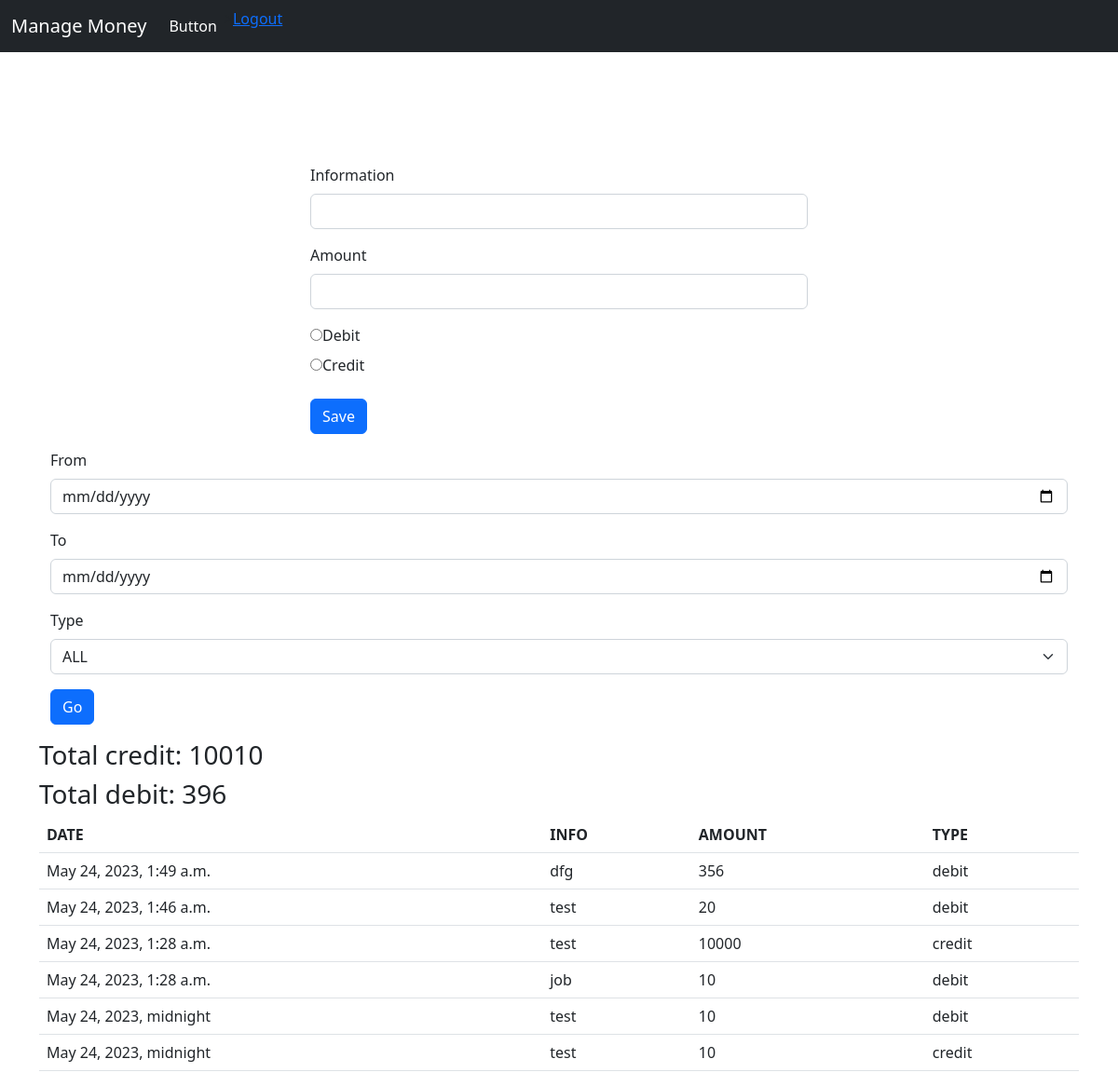
The app's page / (signed in) with its own data.
### cash_app/models.py (models this page shows)
class Data(models.Model):
    user = models.ForeignKey(User , on_delete = models.CASCADE)
    date_time = models.DateTimeField('Date')
    amount =  models.IntegerField('Amount')
    info = models.CharField('Info', max_length=100)
    type = models.CharField('Type', max_length=10)

### cash_app/views.py (the view, shortened to what this page needs)
# urls.py: 2. Add a URL to urlpatterns:  path('', views.home, name='home')
def home(request):
    user_id = request.user.id
    if request.user.is_authenticated:
        from_date = request.POST.get("from")
        to_date = request.POST.get("to")
        t_type = request.POST.get("t_type")
        if (from_date == None) and (to_date == None):
            from_date = datetime.now() - timedelta(days=30)
            to_date = datetime.now()
        print(from_date,to_date)
        total = None
        debit = None
        credit = None
        if t_type == "debit" or t_type == "credit" :
            data = Data.objects.filter(user=request.user , date_time__gte=from_date , date_time__lte=to_date , type=t_type)
            total = data.aggregate(total_amount=Sum('amount'))['total_amount']
        else:
            data = Data.objects.filter(user=request.user , date_time__gte=from_date , date_time__lte=to_date )
            debit = Data.objects.filter(user=request.user , date_time__gte=from_date , date_time__lte=to_date , type="debit").aggregate(total_amount=Sum('amount'))['total_amount']
            credit = Data.objects.filter(user=request.user , date_time__gte=from_date , date_time__lte=to_date , type = "credit").aggregate(total_amount=Sum('amount'))['total_amount']
        data = data.order_by('-date_time')[:15]
        context={
            "data" : data,
            "total_credit" : credit,
            "total_debit" : debit,
            "total" : total,
            }
        return render(request, 'index.html' , context=context)
    context={
        }
    return render(request, 'index.html' , context=context)

### cash_app/templates/index.html (shortened to what this page needs)
<body>
    {% extends "base.html" %}
    {% block start %}
    {% if user.is_authenticated %}
    <div class="container mt-5 pt-5 col-6">
        <form method="POST">
            <div class="mb-3">
                <label for="information" class="form-label">Information</label>
                <input type="text" name="information" required class="form-control" id="information">
            </div>
            <div class="mb-3">
                <label for="amount" class="form-label">Amount</label>
                <input type="number" name="amount" class="form-control" id="amount" required>
            </div>
            <div class="mb-3">
                <input type="radio" name="type" class="" value="debit" id="debit" required><label for="debit"
                    class="form-label">Debit</label><br>
                <input type="radio" name="type" class="" value="credit" id="credit" required><label for="credit"
                    class="form-label">Credit</label>
            </div>
            <button type="submit" class="btn btn-primary">Save</button>
        </form>
    </div>
    <div class="container">
        <form method="POST">
            <div class="mb-3">
                <label for="from" class="form-label">From</label>
                <input type="date" name="from" required class="form-control" id="from">
            </div>
            <div class="mb-3">
                <label for="to" class="form-label">To</label>
                <input type="date" name="to" required class="form-control" id="to">
            </div>
            <div class="mb-3">
                <label for="t_type" class="form-label">Type</label>
                <select name="t_type" id="t_type" class="form-select">
                    <option value="all">ALL</option>
                </select>
            </div>
            <button type="submit" class="btn btn-primary">Go</button>
        </form>
    </div>
    {% if data %}
    {% if total %}
    <h3>Total: {{total}}</h3>
    {% else %}
    <h3>Total credit: {{total_credit}}</h3>
    <h3>Total debit: {{total_debit}}</h3>
    {% endif %}
    <table class="table">
        <thead>
            <tr>
                <th>DATE</th>
                <th>INFO</th>
                <th>AMOUNT</th>
                <th>TYPE</th>
            </tr>
        </thead>
        <tbody>
            {% for row in data %}
            <tr>
                <td>{{row.date_time}}</td>
                <td>{{row.info}}</td>
                <td>{{row.amount}}</td>
                <td>{{row.type}}</td>
            </tr>
            {% endfor %}
        </tbody>
    </table>
    {% else %}
    NO DATA
    {% endif %}
    {% else %}
    <div class="d-flex justify-content-center my-5">
        <a class="btn btn-primary mx-1" href="/login">Login</a>
        <a class="btn btn-primary mx-1" href="/register">Sign Up</a>
    </div>
    {% endif %}
    {% endblock %}

### cash_app/templates/base.html (shortened to what this page needs)
<!doctype html>
<html lang="en">
<head>
  <link href="https://cdn.jsdelivr.net/npm/bootstrap@5.2.3/dist/css/bootstrap.min.css" rel="stylesheet"
>
</head>
<body>
  {% include 'navbar.html' %}
  <br />
  <div class="container">
    {% block start%}
    {% endblock %}
  </div>
</body>
</html>

### cash_app/templates/navbar.html (shortened to what this page needs)
<nav class="navbar navbar-expand-lg navbar-dark bg-dark">
  <div class="container-fluid">
    <a class="navbar-brand" href="{% url 'home' %}">Manage Money</a>
    <div class="collapse navbar-collapse" id="navbarSupportedContent">
      <ul class="navbar-nav me-auto mb-2 mb-lg-0">
        <li class="nav-item">
          <a class="nav-link active" aria-current="page" href="#">Button</a>
        </li>>
        <li>
        <div class="">
            {% if user.is_authenticated %}
            <a class="" href="/logout">Logout</a>
            {% endif %}
          </div>
        </li>
      </ul>
    </div>
  </div>
</nav>

### records on screen
Data: date_time "May 24, 2023, 1:49 a.m.", info "dfg", amount "356", type "debit"
Data: date_time "May 24, 2023, 1:46 a.m.", info "test", amount "20", type "debit"
Data: date_time "May 24, 2023, 1:28 a.m.", info "test", amount "10000", type "credit"
Data: date_time "May 24, 2023, 1:28 a.m.", info "job", amount "10", type "debit"
Data: date_time "May 24, 2023, midnight", info "test", amount "10", type "debit"
Data: date_time "May 24, 2023, midnight", info "test", amount "10", type "credit"

### other values on screen
{{ total_credit }} "10010"
{{ total_debit }} "396"
